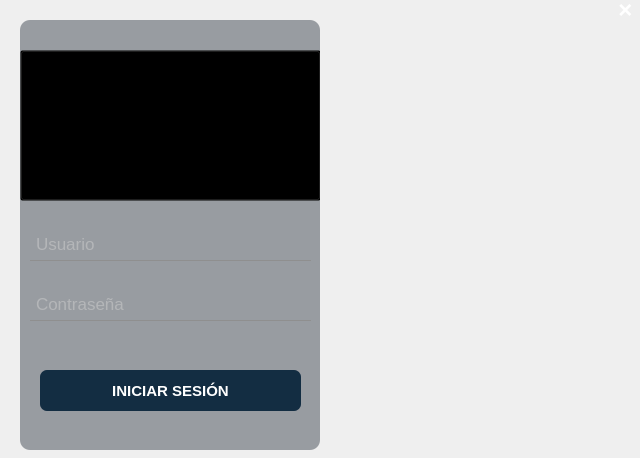
<?xml version="1.0" encoding="UTF-8"?>
<ui version="4.0">
 <class>MainWindow</class>
 <widget class="QMainWindow" name="MainWindow">
  <property name="geometry">
   <rect>
    <x>0</x>
    <y>0</y>
    <width>640</width>
    <height>458</height>
   </rect>
  </property>
  <property name="windowTitle">
   <string>MainWindow</string>
  </property>
  <widget class="QWidget" name="centralwidget">
   <widget class="QStackedWidget" name="stackedWidget">
    <property name="geometry">
     <rect>
      <x>0</x>
      <y>0</y>
      <width>641</width>
      <height>461</height>
     </rect>
    </property>
    <property name="styleSheet">
     <string notr="true"/>
    </property>
    <property name="currentIndex">
     <number>0</number>
    </property>
    <widget class="QWidget" name="page">
     <property name="styleSheet">
      <string notr="true">QWidget#page{
background-image: url(&quot;fondo.png&quot;);
}</string>
     </property>
     <widget class="QFrame" name="fmLogin">
      <property name="enabled">
       <bool>true</bool>
      </property>
      <property name="geometry">
       <rect>
        <x>20</x>
        <y>20</y>
        <width>300</width>
        <height>430</height>
       </rect>
      </property>
      <property name="mouseTracking">
       <bool>false</bool>
      </property>
      <property name="focusPolicy">
       <enum>Qt::NoFocus</enum>
      </property>
      <property name="contextMenuPolicy">
       <enum>Qt::DefaultContextMenu</enum>
      </property>
      <property name="acceptDrops">
       <bool>false</bool>
      </property>
      <property name="styleSheet">
       <string notr="true">QFrame#fmLogin{
	background-color: rgba(19, 28, 41, 100);
border-radius: 10px;

}</string>
      </property>
      <widget class="QPushButton" name="btnLogin">
       <property name="geometry">
        <rect>
         <x>20</x>
         <y>350</y>
         <width>261</width>
         <height>41</height>
        </rect>
       </property>
       <property name="font">
        <font>
         <pointsize>-1</pointsize>
         <bold>true</bold>
        </font>
       </property>
       <property name="cursor">
        <cursorShape>PointingHandCursor</cursorShape>
       </property>
       <property name="styleSheet">
        <string notr="true">QPushButton{
color: #fff;
background-color: #132d42; 
border-radius: 7px;
font-family: Segoe UI, Helvetica, sans-serif;
font-size: 15px;
}


QPushButton:hover{
background-color: #265880; 
}</string>
       </property>
       <property name="text">
        <string>INICIAR SESIÓN</string>
       </property>
      </widget>
      <widget class="QLineEdit" name="txtUser">
       <property name="geometry">
        <rect>
         <x>10</x>
         <y>210</y>
         <width>281</width>
         <height>31</height>
        </rect>
       </property>
       <property name="font">
        <font>
         <pointsize>13</pointsize>
        </font>
       </property>
       <property name="styleSheet">
        <string notr="true">background-color: rgba(0, 0, 0, 0);
border: 1px solid rgba(0, 0, 0, 0);
border-bottom-color: rgb(143, 143, 143);
color: rgb(208, 208, 208);
padding-bottom: 4px;
padding-left: 3px</string>
       </property>
       <property name="frame">
        <bool>true</bool>
       </property>
       <property name="placeholderText">
        <string>Usuario</string>
       </property>
      </widget>
      <widget class="QLineEdit" name="txtPass">
       <property name="geometry">
        <rect>
         <x>10</x>
         <y>270</y>
         <width>281</width>
         <height>31</height>
        </rect>
       </property>
       <property name="font">
        <font>
         <pointsize>13</pointsize>
        </font>
       </property>
       <property name="styleSheet">
        <string notr="true">background-color: rgba(0, 0, 0, 0);
border: 1px solid rgba(0, 0, 0, 0);
border-bottom-color: rgb(143, 143, 143);
color: rgb(208, 208, 208);
padding-bottom: 4px;
padding-left: 3px</string>
       </property>
       <property name="echoMode">
        <enum>QLineEdit::Password</enum>
       </property>
       <property name="placeholderText">
        <string>Contraseña</string>
       </property>
      </widget>
      <widget class="QPushButton" name="pushButton_3">
       <property name="geometry">
        <rect>
         <x>0</x>
         <y>30</y>
         <width>301</width>
         <height>151</height>
        </rect>
       </property>
       <property name="styleSheet">
        <string notr="true">background-color: transparent;</string>
       </property>
       <property name="text">
        <string/>
       </property>
       <property name="icon">
        <iconset>
         <normaloff>login.png</normaloff>login.png</iconset>
       </property>
       <property name="iconSize">
        <size>
         <width>120</width>
         <height>120</height>
        </size>
       </property>
      </widget>
     </widget>
     <widget class="QFrame" name="frame_2">
      <property name="geometry">
       <rect>
        <x>380</x>
        <y>120</y>
        <width>211</width>
        <height>181</height>
       </rect>
      </property>
      <property name="styleSheet">
       <string notr="true">QFrame#frame_2{
background-image: url(&quot;parkeapp.png&quot;);
border: 0px;
}</string>
      </property>
      <property name="frameShape">
       <enum>QFrame::StyledPanel</enum>
      </property>
      <property name="frameShadow">
       <enum>QFrame::Raised</enum>
      </property>
     </widget>
     <widget class="QPushButton" name="btnSalir_2">
      <property name="geometry">
       <rect>
        <x>610</x>
        <y>0</y>
        <width>31</width>
        <height>24</height>
       </rect>
      </property>
      <property name="font">
       <font>
        <pointsize>18</pointsize>
        <bold>true</bold>
       </font>
      </property>
      <property name="styleSheet">
       <string notr="true">QPushButton{
background-color: transparent;
color: white;
padding-bottom: 5px;
border: 0px;
}

QPushButton:hover{
	background-color: rgba(255, 0, 0, 120);
color: white;
}</string>
      </property>
      <property name="text">
       <string>×</string>
      </property>
     </widget>
    </widget>
    <widget class="QWidget" name="page_2">
     <property name="styleSheet">
      <string notr="true">QWidget#page_2{
background-image: url(&quot;fond.png&quot;);
}</string>
     </property>
     <widget class="QFrame" name="frame">
      <property name="geometry">
       <rect>
        <x>20</x>
        <y>20</y>
        <width>221</width>
        <height>431</height>
       </rect>
      </property>
      <property name="styleSheet">
       <string notr="true">QFrame#frame{
	background-color: rgba(19, 28, 41, 100);
	border-radius: 10px;
}</string>
      </property>
      <property name="frameShape">
       <enum>QFrame::StyledPanel</enum>
      </property>
      <property name="frameShadow">
       <enum>QFrame::Raised</enum>
      </property>
      <widget class="QPushButton" name="btnIngreso">
       <property name="geometry">
        <rect>
         <x>0</x>
         <y>110</y>
         <width>221</width>
         <height>51</height>
        </rect>
       </property>
       <property name="font">
        <font>
         <pointsize>-1</pointsize>
         <bold>true</bold>
        </font>
       </property>
       <property name="cursor">
        <cursorShape>PointingHandCursor</cursorShape>
       </property>
       <property name="styleSheet">
        <string notr="true">QPushButton{
	background-color: transparent;
color: #fff;
text-align: left;
padding-left: 40px;
font-family: Segoe UI, Helvetica, sans-serif;
font-size: 15px;
}

QPushButton:hover{
	background-color: rgba(38, 88, 128, 140);
border: 0px;
}
</string>
       </property>
       <property name="text">
        <string>INGRESO</string>
       </property>
      </widget>
      <widget class="QLabel" name="label_2">
       <property name="geometry">
        <rect>
         <x>60</x>
         <y>10</y>
         <width>131</width>
         <height>81</height>
        </rect>
       </property>
       <property name="font">
        <font>
         <pointsize>20</pointsize>
        </font>
       </property>
       <property name="styleSheet">
        <string notr="true">color: #fff;</string>
       </property>
       <property name="text">
        <string>PARKE</string>
       </property>
      </widget>
      <widget class="QLabel" name="label_3">
       <property name="geometry">
        <rect>
         <x>140</x>
         <y>10</y>
         <width>131</width>
         <height>81</height>
        </rect>
       </property>
       <property name="font">
        <font>
         <pointsize>20</pointsize>
         <bold>true</bold>
        </font>
       </property>
       <property name="styleSheet">
        <string notr="true">color: #fff;</string>
       </property>
       <property name="text">
        <string>APP</string>
       </property>
      </widget>
      <widget class="QPushButton" name="btnSalida">
       <property name="geometry">
        <rect>
         <x>0</x>
         <y>160</y>
         <width>221</width>
         <height>51</height>
        </rect>
       </property>
       <property name="font">
        <font>
         <pointsize>-1</pointsize>
         <bold>true</bold>
        </font>
       </property>
       <property name="cursor">
        <cursorShape>PointingHandCursor</cursorShape>
       </property>
       <property name="styleSheet">
        <string notr="true">QPushButton{
	background-color: transparent;
color: #fff;
text-align: left;
padding-left: 40px;
font-family: Segoe UI, Helvetica, sans-serif;
font-size: 15px;
}

QPushButton:hover{
	background-color: rgba(38, 88, 128, 140);
border: 0px;
}

</string>
       </property>
       <property name="text">
        <string>SALIDA</string>
       </property>
      </widget>
      <widget class="QPushButton" name="btnAyuda">
       <property name="geometry">
        <rect>
         <x>0</x>
         <y>260</y>
         <width>221</width>
         <height>51</height>
        </rect>
       </property>
       <property name="font">
        <font>
         <pointsize>-1</pointsize>
         <bold>true</bold>
        </font>
       </property>
       <property name="cursor">
        <cursorShape>PointingHandCursor</cursorShape>
       </property>
       <property name="styleSheet">
        <string notr="true">QPushButton{
	background-color: transparent;
color: #fff;
text-align: left;
padding-left: 40px;
font-family: Segoe UI, Helvetica, sans-serif;
font-size: 15px;
}

QPushButton:hover{
	background-color: rgba(38, 88, 128, 140);
border: 0px;
}
</string>
       </property>
       <property name="text">
        <string>AYUDA</string>
       </property>
      </widget>
      <widget class="QLabel" name="lbCapacidad">
       <property name="geometry">
        <rect>
         <x>10</x>
         <y>360</y>
         <width>201</width>
         <height>16</height>
        </rect>
       </property>
       <property name="font">
        <font>
         <pointsize>10</pointsize>
        </font>
       </property>
       <property name="styleSheet">
        <string notr="true">color: #fff;</string>
       </property>
       <property name="text">
        <string>&lt;html&gt;&lt;head/&gt;&lt;body&gt;&lt;p&gt;CAPACIDAD: &lt;span style=&quot; font-weight:700;&quot;&gt;50&lt;/span&gt;&lt;/p&gt;&lt;/body&gt;&lt;/html&gt;</string>
       </property>
      </widget>
      <widget class="QLabel" name="lblEnuso">
       <property name="geometry">
        <rect>
         <x>10</x>
         <y>380</y>
         <width>201</width>
         <height>16</height>
        </rect>
       </property>
       <property name="font">
        <font>
         <pointsize>10</pointsize>
        </font>
       </property>
       <property name="styleSheet">
        <string notr="true">color: #fff;</string>
       </property>
       <property name="text">
        <string>&lt;html&gt;&lt;head/&gt;&lt;body&gt;&lt;p&gt;EN USO: &lt;span style=&quot; font-weight:700;&quot;&gt;0&lt;/span&gt;&lt;/p&gt;&lt;/body&gt;&lt;/html&gt;</string>
       </property>
      </widget>
      <widget class="QLabel" name="lblDisponibles">
       <property name="geometry">
        <rect>
         <x>10</x>
         <y>400</y>
         <width>201</width>
         <height>16</height>
        </rect>
       </property>
       <property name="font">
        <font>
         <pointsize>10</pointsize>
        </font>
       </property>
       <property name="styleSheet">
        <string notr="true">color: #fff;</string>
       </property>
       <property name="text">
        <string>&lt;html&gt;&lt;head/&gt;&lt;body&gt;&lt;p&gt;DISPONIBLES: &lt;span style=&quot; font-weight:700;&quot;&gt;50&lt;/span&gt;&lt;/p&gt;&lt;/body&gt;&lt;/html&gt;</string>
       </property>
      </widget>
      <widget class="QPushButton" name="pushButton">
       <property name="geometry">
        <rect>
         <x>10</x>
         <y>30</y>
         <width>51</width>
         <height>41</height>
        </rect>
       </property>
       <property name="styleSheet">
        <string notr="true">background-color: transparent;</string>
       </property>
       <property name="text">
        <string/>
       </property>
       <property name="icon">
        <iconset>
         <normaloff>carwhite.png</normaloff>carwhite.png</iconset>
       </property>
       <property name="iconSize">
        <size>
         <width>40</width>
         <height>50</height>
        </size>
       </property>
      </widget>
      <widget class="QPushButton" name="btnVerautos">
       <property name="geometry">
        <rect>
         <x>0</x>
         <y>210</y>
         <width>221</width>
         <height>51</height>
        </rect>
       </property>
       <property name="font">
        <font>
         <pointsize>-1</pointsize>
         <bold>true</bold>
        </font>
       </property>
       <property name="cursor">
        <cursorShape>PointingHandCursor</cursorShape>
       </property>
       <property name="styleSheet">
        <string notr="true">QPushButton{
	background-color: transparent;
color: #fff;
text-align: left;
padding-left: 40px;
font-family: Segoe UI, Helvetica, sans-serif;
font-size: 15px;
}

QPushButton:hover{
	background-color: rgba(38, 88, 128, 140);
border: 0px;
}

</string>
       </property>
       <property name="text">
        <string>VER AUTOS</string>
       </property>
      </widget>
     </widget>
     <widget class="QPushButton" name="btnSalir">
      <property name="geometry">
       <rect>
        <x>610</x>
        <y>0</y>
        <width>31</width>
        <height>24</height>
       </rect>
      </property>
      <property name="font">
       <font>
        <pointsize>18</pointsize>
        <bold>true</bold>
       </font>
      </property>
      <property name="styleSheet">
       <string notr="true">QPushButton{
background-color: transparent;
color: white;
padding-bottom: 5px;
border: 0px;
}

QPushButton:hover{
	background-color: rgba(255, 0, 0, 120);
color: white;
}</string>
      </property>
      <property name="text">
       <string>×</string>
      </property>
     </widget>
     <widget class="QStackedWidget" name="stackedWidget_2">
      <property name="geometry">
       <rect>
        <x>270</x>
        <y>20</y>
        <width>361</width>
        <height>431</height>
       </rect>
      </property>
      <property name="styleSheet">
       <string notr="true"/>
      </property>
      <property name="currentIndex">
       <number>1</number>
      </property>
      <widget class="QWidget" name="page_9">
       <property name="styleSheet">
        <string notr="true">QWidget#page_9{
	background-color: rgba(19, 28, 41, 100);
	border-radius: 10px;
}</string>
       </property>
       <widget class="QPushButton" name="btnAuto">
        <property name="geometry">
         <rect>
          <x>190</x>
          <y>100</y>
          <width>121</width>
          <height>31</height>
         </rect>
        </property>
        <property name="font">
         <font>
          <pointsize>-1</pointsize>
          <bold>true</bold>
         </font>
        </property>
        <property name="cursor">
         <cursorShape>PointingHandCursor</cursorShape>
        </property>
        <property name="styleSheet">
         <string notr="true">QPushButton{
color: #fff;
background-color: #132d42; 
border-radius: 7px;
font-family: Segoe UI, Helvetica, sans-serif;
font-size: 15px;
}

QPushButton:hover{
background-color: #265880; 
}</string>
        </property>
        <property name="text">
         <string>AUTO</string>
        </property>
       </widget>
       <widget class="QPushButton" name="btnMoto">
        <property name="geometry">
         <rect>
          <x>50</x>
          <y>100</y>
          <width>121</width>
          <height>31</height>
         </rect>
        </property>
        <property name="font">
         <font>
          <pointsize>-1</pointsize>
          <bold>true</bold>
         </font>
        </property>
        <property name="cursor">
         <cursorShape>PointingHandCursor</cursorShape>
        </property>
        <property name="styleSheet">
         <string notr="true">QPushButton{
color: #fff;
background-color: #132d42; 
border-radius: 7px;
font-family: Segoe UI, Helvetica, sans-serif;
font-size: 15px;
}

QPushButton:hover{
background-color: #265880; 
}</string>
        </property>
        <property name="text">
         <string>MOTO</string>
        </property>
       </widget>
       <widget class="QLabel" name="label_6">
        <property name="geometry">
         <rect>
          <x>0</x>
          <y>20</y>
          <width>361</width>
          <height>31</height>
         </rect>
        </property>
        <property name="font">
         <font>
          <pointsize>-1</pointsize>
          <bold>true</bold>
         </font>
        </property>
        <property name="styleSheet">
         <string notr="true">color: #fff;
font-family: Segoe UI, Helvetica, sans-serif;
font-size: 24px;</string>
        </property>
        <property name="text">
         <string>INGRESO</string>
        </property>
        <property name="alignment">
         <set>Qt::AlignCenter</set>
        </property>
       </widget>
       <widget class="QWidget" name="wInfo" native="true">
        <property name="geometry">
         <rect>
          <x>20</x>
          <y>160</y>
          <width>321</width>
          <height>251</height>
         </rect>
        </property>
        <widget class="QLineEdit" name="txtPlaca">
         <property name="geometry">
          <rect>
           <x>10</x>
           <y>20</y>
           <width>151</width>
           <height>31</height>
          </rect>
         </property>
         <property name="font">
          <font>
           <pointsize>13</pointsize>
          </font>
         </property>
         <property name="styleSheet">
          <string notr="true">background-color: rgba(0, 0, 0, 0);
border: 1px solid rgba(0, 0, 0, 0);
border-bottom-color: rgb(143, 143, 143);
color: rgb(208, 208, 208);
padding-bottom: 4px;
padding-left: 3px</string>
         </property>
         <property name="frame">
          <bool>true</bool>
         </property>
         <property name="placeholderText">
          <string>Placa</string>
         </property>
        </widget>
        <widget class="QLineEdit" name="txtMarca">
         <property name="geometry">
          <rect>
           <x>10</x>
           <y>80</y>
           <width>151</width>
           <height>31</height>
          </rect>
         </property>
         <property name="font">
          <font>
           <pointsize>13</pointsize>
          </font>
         </property>
         <property name="styleSheet">
          <string notr="true">background-color: rgba(0, 0, 0, 0);
border: 1px solid rgba(0, 0, 0, 0);
border-bottom-color: rgb(143, 143, 143);
color: rgb(208, 208, 208);
padding-bottom: 4px;
padding-left: 3px</string>
         </property>
         <property name="inputMethodHints">
          <set>Qt::ImhNone</set>
         </property>
         <property name="text">
          <string/>
         </property>
         <property name="frame">
          <bool>true</bool>
         </property>
         <property name="placeholderText">
          <string>Marca</string>
         </property>
        </widget>
        <widget class="QLineEdit" name="txtColor">
         <property name="geometry">
          <rect>
           <x>10</x>
           <y>140</y>
           <width>151</width>
           <height>31</height>
          </rect>
         </property>
         <property name="font">
          <font>
           <pointsize>13</pointsize>
          </font>
         </property>
         <property name="styleSheet">
          <string notr="true">background-color: rgba(0, 0, 0, 0);
border: 1px solid rgba(0, 0, 0, 0);
border-bottom-color: rgb(143, 143, 143);
color: rgb(208, 208, 208);
padding-bottom: 4px;
padding-left: 3px</string>
         </property>
         <property name="text">
          <string/>
         </property>
         <property name="frame">
          <bool>true</bool>
         </property>
         <property name="placeholderText">
          <string>Color</string>
         </property>
        </widget>
        <widget class="QComboBox" name="cbTipo_2">
         <property name="geometry">
          <rect>
           <x>10</x>
           <y>200</y>
           <width>151</width>
           <height>31</height>
          </rect>
         </property>
         <property name="font">
          <font>
           <pointsize>13</pointsize>
          </font>
         </property>
         <property name="styleSheet">
          <string notr="true">background-color: rgba(0, 0, 0, 0);
border: 1px solid rgba(0, 0, 0, 0);
border-bottom-color: rgb(143, 143, 143);
color: rgb(208, 208, 208);
padding-bottom: 4px;
padding-left: 3px</string>
         </property>
         <property name="placeholderText">
          <string/>
         </property>
         <item>
          <property name="text">
           <string>Alto cilindraje</string>
          </property>
         </item>
         <item>
          <property name="text">
           <string>Bajo Cilindraje</string>
          </property>
         </item>
        </widget>
        <widget class="QPushButton" name="btnCancelarI">
         <property name="geometry">
          <rect>
           <x>200</x>
           <y>130</y>
           <width>111</width>
           <height>31</height>
          </rect>
         </property>
         <property name="font">
          <font>
           <pointsize>-1</pointsize>
           <bold>true</bold>
          </font>
         </property>
         <property name="cursor">
          <cursorShape>PointingHandCursor</cursorShape>
         </property>
         <property name="styleSheet">
          <string notr="true">QPushButton{
color: #fff;
background-color: #132d42; 
border-radius: 7px;
font-family: Segoe UI, Helvetica, sans-serif;
font-size: 15px;
}

QPushButton:hover{
background-color: #265880; 
}</string>
         </property>
         <property name="text">
          <string>CANCELAR</string>
         </property>
        </widget>
        <widget class="QPushButton" name="btnAceptarI">
         <property name="geometry">
          <rect>
           <x>200</x>
           <y>80</y>
           <width>111</width>
           <height>31</height>
          </rect>
         </property>
         <property name="font">
          <font>
           <pointsize>-1</pointsize>
           <bold>true</bold>
          </font>
         </property>
         <property name="cursor">
          <cursorShape>PointingHandCursor</cursorShape>
         </property>
         <property name="styleSheet">
          <string notr="true">QPushButton{
color: #fff;
background-color: #132d42; 
border-radius: 7px;
font-family: Segoe UI, Helvetica, sans-serif;
font-size: 15px;
}

QPushButton:hover{
background-color: #265880; 
}</string>
         </property>
         <property name="text">
          <string>ACEPTAR</string>
         </property>
        </widget>
        <widget class="QComboBox" name="cbTipo">
         <property name="geometry">
          <rect>
           <x>10</x>
           <y>200</y>
           <width>151</width>
           <height>31</height>
          </rect>
         </property>
         <property name="font">
          <font>
           <pointsize>13</pointsize>
          </font>
         </property>
         <property name="styleSheet">
          <string notr="true">background-color: rgba(0, 0, 0, 0);
border: 1px solid rgba(0, 0, 0, 0);
border-bottom-color: rgb(143, 143, 143);
color: rgb(208, 208, 208);
padding-bottom: 4px;
padding-left: 3px</string>
         </property>
         <property name="placeholderText">
          <string/>
         </property>
         <item>
          <property name="text">
           <string>Camioneta</string>
          </property>
         </item>
         <item>
          <property name="text">
           <string>Deportivo</string>
          </property>
         </item>
         <item>
          <property name="text">
           <string>Clásico</string>
          </property>
         </item>
        </widget>
       </widget>
      </widget>
      <widget class="QWidget" name="page_5">
       <property name="styleSheet">
        <string notr="true">QWidget#page_5{
	background-color: rgba(19, 28, 41, 100);
	border-radius: 10px;
}</string>
       </property>
       <widget class="QLabel" name="label_7">
        <property name="geometry">
         <rect>
          <x>0</x>
          <y>20</y>
          <width>361</width>
          <height>31</height>
         </rect>
        </property>
        <property name="font">
         <font>
          <pointsize>-1</pointsize>
          <bold>true</bold>
         </font>
        </property>
        <property name="styleSheet">
         <string notr="true">color: #fff;
font-family: Segoe UI, Helvetica, sans-serif;
font-size: 24px;</string>
        </property>
        <property name="text">
         <string>VER AUTOS</string>
        </property>
        <property name="alignment">
         <set>Qt::AlignCenter</set>
        </property>
       </widget>
       <widget class="QTableWidget" name="tvVerautos">
        <property name="geometry">
         <rect>
          <x>10</x>
          <y>90</y>
          <width>341</width>
          <height>331</height>
         </rect>
        </property>
        <property name="styleSheet">
         <string notr="true">QTableView#tvVerautos{
color: #fff;
	background-color: rgba(124, 124, 124, 150);
border-radius: 7px;
font-family: Segoe UI, Helvetica, sans-serif;
font-size: 10px;
text-align: left;
}

QHeaderView::section{
color: #fff;
background-color: rgba(124, 124, 124, 150);
border: 1px solid rgba(124, 124, 124, 150);
border-right-color: #fff;

}

QTableWidget::item{
background-color: transparent;
border-color: white;
}

QTableWidget::item:hover{
background-color: rgba(38, 88, 128, 100);
}


</string>
        </property>
        <property name="horizontalScrollBarPolicy">
         <enum>Qt::ScrollBarAlwaysOff</enum>
        </property>
        <property name="columnCount">
         <number>2</number>
        </property>
        <attribute name="horizontalHeaderMinimumSectionSize">
         <number>39</number>
        </attribute>
        <attribute name="horizontalHeaderDefaultSectionSize">
         <number>171</number>
        </attribute>
        <attribute name="verticalHeaderVisible">
         <bool>false</bool>
        </attribute>
        <attribute name="verticalHeaderCascadingSectionResizes">
         <bool>false</bool>
        </attribute>
        <attribute name="verticalHeaderDefaultSectionSize">
         <number>28</number>
        </attribute>
        <column>
         <property name="text">
          <string>Vehiculo</string>
         </property>
         <property name="font">
          <font>
           <pointsize>9</pointsize>
          </font>
         </property>
         <property name="textAlignment">
          <set>AlignCenter</set>
         </property>
        </column>
        <column>
         <property name="text">
          <string>Placa</string>
         </property>
         <property name="textAlignment">
          <set>AlignCenter</set>
         </property>
        </column>
       </widget>
      </widget>
      <widget class="QWidget" name="page_10">
       <property name="styleSheet">
        <string notr="true">QWidget#page_10{
	background-color: rgba(19, 28, 41, 100);
	border-radius: 10px;
}</string>
       </property>
       <widget class="QCheckBox" name="chbTarjeta">
        <property name="geometry">
         <rect>
          <x>90</x>
          <y>110</y>
          <width>181</width>
          <height>31</height>
         </rect>
        </property>
        <property name="font">
         <font>
          <pointsize>13</pointsize>
         </font>
        </property>
        <property name="styleSheet">
         <string notr="true">background-color: rgba(0, 0, 0, 0);
border: 1px solid rgba(0, 0, 0, 0);
border-bottom-color: rgb(143, 143, 143);
color: rgb(208, 208, 208);
padding-bottom: 4px;
padding-left: 3px</string>
        </property>
        <property name="text">
         <string>Tarjeta de propiedad</string>
        </property>
       </widget>
       <widget class="QLabel" name="label_5">
        <property name="geometry">
         <rect>
          <x>0</x>
          <y>20</y>
          <width>361</width>
          <height>31</height>
         </rect>
        </property>
        <property name="font">
         <font>
          <pointsize>-1</pointsize>
          <bold>true</bold>
         </font>
        </property>
        <property name="styleSheet">
         <string notr="true">color: #fff;
font-family: Segoe UI, Helvetica, sans-serif;
font-size: 24px;</string>
        </property>
        <property name="text">
         <string>SALIDA</string>
        </property>
        <property name="alignment">
         <set>Qt::AlignCenter</set>
        </property>
       </widget>
       <widget class="QLineEdit" name="txtPlaca_2">
        <property name="geometry">
         <rect>
          <x>90</x>
          <y>180</y>
          <width>181</width>
          <height>31</height>
         </rect>
        </property>
        <property name="font">
         <font>
          <pointsize>13</pointsize>
         </font>
        </property>
        <property name="styleSheet">
         <string notr="true">background-color: rgba(0, 0, 0, 0);
border: 1px solid rgba(0, 0, 0, 0);
border-bottom-color: rgb(143, 143, 143);
color: rgb(208, 208, 208);
padding-bottom: 4px;
padding-left: 3px</string>
        </property>
        <property name="frame">
         <bool>true</bool>
        </property>
        <property name="placeholderText">
         <string>Placa</string>
        </property>
       </widget>
       <widget class="QLineEdit" name="txtCosto">
        <property name="geometry">
         <rect>
          <x>90</x>
          <y>250</y>
          <width>181</width>
          <height>31</height>
         </rect>
        </property>
        <property name="font">
         <font>
          <pointsize>13</pointsize>
         </font>
        </property>
        <property name="styleSheet">
         <string notr="true">background-color: rgba(0, 0, 0, 0);
border: 1px solid rgba(0, 0, 0, 0);
border-bottom-color: rgb(143, 143, 143);
color: rgb(208, 208, 208);
padding-bottom: 4px;
padding-left: 3px</string>
        </property>
        <property name="frame">
         <bool>true</bool>
        </property>
        <property name="placeholderText">
         <string>Costo</string>
        </property>
       </widget>
       <widget class="QPushButton" name="btnAceptarS">
        <property name="geometry">
         <rect>
          <x>120</x>
          <y>320</y>
          <width>121</width>
          <height>31</height>
         </rect>
        </property>
        <property name="font">
         <font>
          <pointsize>-1</pointsize>
          <bold>true</bold>
         </font>
        </property>
        <property name="cursor">
         <cursorShape>PointingHandCursor</cursorShape>
        </property>
        <property name="styleSheet">
         <string notr="true">QPushButton{
color: #fff;
background-color: #132d42; 
border-radius: 7px;
font-family: Segoe UI, Helvetica, sans-serif;
font-size: 15px;
}

QPushButton:hover{
background-color: #265880; 
}</string>
        </property>
        <property name="text">
         <string>ACEPTAR</string>
        </property>
       </widget>
      </widget>
      <widget class="QWidget" name="page_7">
       <property name="styleSheet">
        <string notr="true">QWidget#page_7{
	background-color: rgba(19, 28, 41, 100);
	border-radius: 10px;
}</string>
       </property>
       <widget class="QPushButton" name="pushButton_2">
        <property name="geometry">
         <rect>
          <x>0</x>
          <y>360</y>
          <width>361</width>
          <height>81</height>
         </rect>
        </property>
        <property name="styleSheet">
         <string notr="true">background-color: transparent;</string>
        </property>
        <property name="text">
         <string/>
        </property>
        <property name="icon">
         <iconset>
          <normaloff>Logo_U.T.P..png</normaloff>Logo_U.T.P..png</iconset>
        </property>
        <property name="iconSize">
         <size>
          <width>60</width>
          <height>100</height>
         </size>
        </property>
       </widget>
       <widget class="QPushButton" name="pushButton_4">
        <property name="geometry">
         <rect>
          <x>20</x>
          <y>20</y>
          <width>321</width>
          <height>411</height>
         </rect>
        </property>
        <property name="styleSheet">
         <string notr="true">background-color: transparent;</string>
        </property>
        <property name="text">
         <string/>
        </property>
        <property name="icon">
         <iconset>
          <normaloff>textAbout.fw.png</normaloff>textAbout.fw.png</iconset>
        </property>
        <property name="iconSize">
         <size>
          <width>300</width>
          <height>300</height>
         </size>
        </property>
       </widget>
       <widget class="QLabel" name="label_8">
        <property name="geometry">
         <rect>
          <x>0</x>
          <y>20</y>
          <width>361</width>
          <height>31</height>
         </rect>
        </property>
        <property name="font">
         <font>
          <pointsize>-1</pointsize>
          <bold>true</bold>
         </font>
        </property>
        <property name="styleSheet">
         <string notr="true">color: #fff;
font-family: Segoe UI, Helvetica, sans-serif;
font-size: 24px;</string>
        </property>
        <property name="text">
         <string>ACERCA DE</string>
        </property>
        <property name="alignment">
         <set>Qt::AlignCenter</set>
        </property>
       </widget>
      </widget>
     </widget>
    </widget>
   </widget>
  </widget>
 </widget>
 <resources/>
 <connections/>
</ui>
